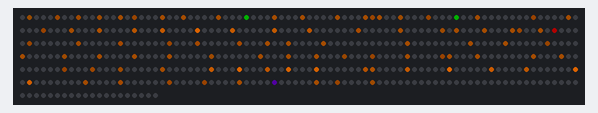
A sketch run on a simulated Arduino Uno, built with avr-gcc and run on an emulated ATmega328P. Parts: 500 RGB LEDs in strip order, left to right, continuing on the next row. Dim RGB values are drawn brighter than linear; random numbers use the default seed unless the sketch sets one.

Above: at 3.16 s.

The sketch:

CandleFlickerWithMapping.ino
```cpp
#include <FastLED.h>

#define LED_PIN     5
#define COLOR_ORDER RGB
#define CHIPSET     WS2811
#define NUM_LEDS    500
#define NUM_LEDS_A  96

#define BRIGHTNESS  255
#define FRAMES_PER_SECOND 60

#define CANDLE_HUE 30

typedef struct {
  uint16_t index;
  int8_t x;
  uint8_t y;
  //uint8_t strand;
} TreeLED;

TreeLED strandA[NUM_LEDS_A] = {
  { 1,   0,  0},
  { 5,  -3, 11},
  { 8,  -5, 22},
  {11,   3, 22},
  {14,   8, 27},
  {16,   7, 32},
  {20,  -3, 33},
  {23, -11, 33},
  {28, -10, 47},
  {32,   3, 47},
  {36,  15, 47},
  {40,  25, 47},
  {45,  30, 57},
  {49,  22, 60},
  {50,  18, 60},

  // Strand B
  {51,  12,  63},
  {54,   4,  61},
  {58,  -8,  61},
  {62, -19,  62},
  {65, -28,  60},
  {73, -12,  75},
  {78,  -1,  84},
  {83,  11,  80},
  {87,  22,  78},
  {91,  35,  85},
  {96,  40, 100},
  {100,  46, 108},

  // Strand C
  {105,  64, 103},
  {110,  54,  96},
  {116,  51,  79},
  {121,  41,  72},
  {128,  37,  58},
  {134,  28,  43},
  {140,  21,  31},
  {142,  17,  30},
  {146,  15,  20},
  {150,  10,  11},

  // Strand F
  {151,  -9,  12},
  {154, -11,  19},
  {156, -14,  21},
  {161, -19,  32},
  {168, -28,  47},
  {174, -38,  58},
  {181, -43,  77},
  {185, -51,  82},
  {191, -52,  96},
  {195, -61, 101},
  {198, -59, 108},

  // Strand G
  {203, -56, 126},
  {215, -75, 156},
  {224, -52, 159},
  {229, -39, 165},
  {235, -23, 168},
  {240, -25, 156},
  {246, -21, 141},

  // Strand H
  {251,  -6, 141},
  {256, -15, 133},
  {261, -30, 131},
  {267, -41, 141},
  {274, -57, 137},
  {278, -54, 128},
  {282, -45, 125},
  {286, -42, 115},
  {290, -44, 106},
  {295, -35, 109},
  {300, -36,  98},

  // Strand D
  {301, -22,  81},
  {305, -12,  88},
  {313,   6, 104},
  {317,  14, 114},
  {326,  14,  89},
  {330,  23, 100},
  {334,  28, 109},
  {340,  30, 127},
  {347,  48, 124},

  // Strand E
  {351,  68, 122},
  {355,  78, 127},
  {358,  71, 133},
  {362,  58, 136},
  {369,  37, 138},
  {370,  35, 137},
  {375,  46, 150},
  {381,  61, 149},
  {387,  79, 148},
  {392,  85, 160},
  {399,  66, 162},

  // Strand I
  {401,  53, 161},
  {409,  34, 163},
  {414,  24, 155},
  {421,  12, 142},
  {426,  11, 130},
  {431,   3, 119},
  {436,  -9, 117},
  {442, -24, 117},
  {445, -22, 110},
  {450, -12, 102},
};

CRGB leds[NUM_LEDS];

void setup() {
  // put your setup code here, to run once:
  delay(3000); // sanity delay
  FastLED.addLeds<CHIPSET, LED_PIN, COLOR_ORDER>(leds, NUM_LEDS).setCorrection( TypicalLEDStrip );
  FastLED.setBrightness( BRIGHTNESS );
}

void loop() {
  int16_t center = (millis()/20) % 180 - 90;
  uint8_t mixing_param = (millis()/100) % 255;
  for(int i=0; i<NUM_LEDS_A; i++) {
//    uint8_t base_level = max(120, 255 - 4*abs((long)center - strandA[i].y));
    uint8_t base_level = max(120, 255 - 4*abs((long)center - strandA[i].x));
    uint8_t hue = getHue(mixing_param, strandA[i]);

    uint8_t val = random8();
    if (val > 127) {
      setLED(i, CHSV( hue, 240, base_level));
      continue;
    }
    setLED(i, CHSV( hue, 240, qsub8(base_level, val/4)));
  }

  FastLED.show();
  FastLED.delay(75);
}

uint8_t getHue(uint8_t mix_param, TreeLED led) {
  uint8_t hue;
  switch (led.index % 6) {
    case 0:
      hue = 0; //red
      break;
    case 1:
      hue = 32; //orange
      break;
    case 2:
      hue = 96; //green
      break;
    case 3:
      hue = 160; //blue
      break;
    case 4:
      hue = 192; //purple
      break;
    case 5:
      hue = 224; //pink
      break;
  }

  if (led.index % 31 < mix_param / 8) {
    return hue;
  } else {
    return CANDLE_HUE;
  }
}

void setLED(uint8_t index, CRGB color) {
  leds[strandA[index].index] = color;
}
```
